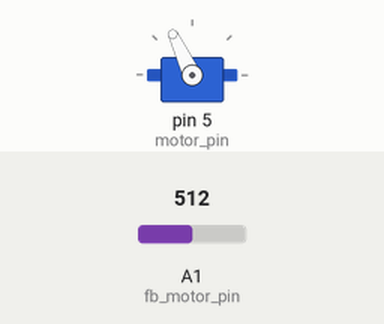
Simulated run of this sketch. Board: Arduino Uno, built with avr-gcc and run on an emulated ATmega328P. Parts: servo. Inputs (shaded band) come from the test bench; at power-on: A1 (fb_motor_pin) = 512. What the sketch prints to the serial monitor is not drawn.

Above: at 1.2 s.
1.3 s: A1 (fb_motor_pin) set to 0
At 1.66 s:
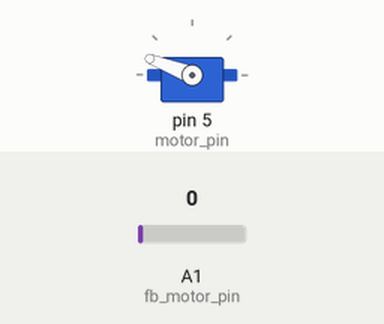
4.3 s: A1 (fb_motor_pin) set to 122
At 5.03 s:
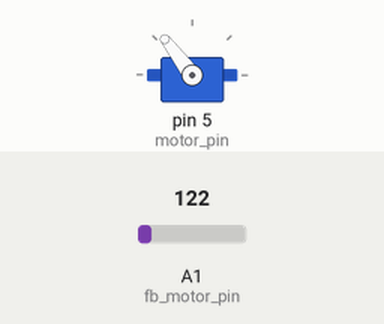
Timing chart, 0 to 40.6 s (numbered marks = the images above; inputs shaded):
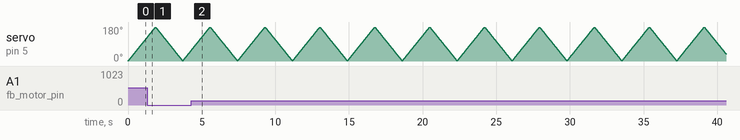

The sketch:

SignalCalibration.ino
```cpp
#include<Servo.h>
int motor_pin = 5;
int fb_motor_pin = 1;

Servo s1;
void setup() {
  // put your setup code here, to run once:
  Serial.begin(9600);
  s1.attach(motor_pin);
  pinMode(fb_motor_pin, INPUT);
}

int DELAY = 10;
void loop() {
  for (int i = 0 ; i < 180; i++) {
    s1.write(i);
    delay(DELAY);
    Serial.println(analogRead(fb_motor_pin));
  }
  for (int i=180; i > 0; i--) {
    s1.write(i);
    delay(DELAY);
    Serial.println(analogRead(fb_motor_pin));
  }
}
```
